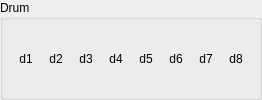
     <widget class="QGroupBox" name="drum">
      <property name="title">
       <string>Drum</string>
      </property>
      <layout class="QHBoxLayout" name="horizontalLayout_6">
       <item>
        <widget class="ModQPushButton" name="drum_1">
         <property name="sizePolicy">
          <sizepolicy hsizetype="Minimum" vsizetype="Minimum">
           <horstretch>0</horstretch>
           <verstretch>0</verstretch>
          </sizepolicy>
         </property>
         <property name="styleSheet">
          <string notr="true">QPushButton{
	border:none;
	background-color: rgba(255,0,0,.3);
	margin:5px;
}
QPushButton:hover{
	
	background-color: rgba(255,0,0,.5);
}
QPushButton:checked{
	
	background-color: rgba(255,0,0,.6);
}
</string>
         </property>
         <property name="text">
          <string>d1</string>
         </property>
         <property name="checkable">
          <bool>true</bool>
         </property>
        </widget>
       </item>
       <item>
        <widget class="ModQPushButton" name="drum_2">
         <property name="sizePolicy">
          <sizepolicy hsizetype="Minimum" vsizetype="Minimum">
           <horstretch>0</horstretch>
           <verstretch>0</verstretch>
          </sizepolicy>
         </property>
         <property name="styleSheet">
          <string notr="true">QPushButton{
	border:none;
	background-color: rgba(255,0,0,.3);
	margin:5px;
}
QPushButton:hover{
	
	background-color: rgba(255,0,0,.5);
}
QPushButton:checked{
	
	background-color: rgba(255,0,0,.6);
}
</string>
         </property>
         <property name="text">
          <string>d2</string>
         </property>
         <property name="checkable">
          <bool>true</bool>
         </property>
        </widget>
       </item>
       <item>
        <widget class="ModQPushButton" name="drum_3">
         <property name="sizePolicy">
          <sizepolicy hsizetype="Minimum" vsizetype="Minimum">
           <horstretch>0</horstretch>
           <verstretch>0</verstretch>
          </sizepolicy>
         </property>
         <property name="styleSheet">
          <string notr="true">QPushButton{
	border:none;
	background-color: rgba(255,0,0,.3);
	margin:5px;
}
QPushButton:hover{
	
	background-color: rgba(255,0,0,.5);
}
QPushButton:checked{
	
	background-color: rgba(255,0,0,.6);
}
</string>
         </property>
         <property name="text">
          <string>d3</string>
         </property>
         <property name="checkable">
          <bool>true</bool>
         </property>
        </widget>
       </item>
       <item>
        <widget class="ModQPushButton" name="drum_4">
         <property name="sizePolicy">
          <sizepolicy hsizetype="Minimum" vsizetype="Minimum">
           <horstretch>0</horstretch>
           <verstretch>0</verstretch>
          </sizepolicy>
         </property>
         <property name="styleSheet">
          <string notr="true">QPushButton{
	border:none;
	background-color: rgba(255,0,0,.3);
	margin:5px;
}
QPushButton:hover{
	
	background-color: rgba(255,0,0,.5);
}
QPushButton:checked{
	
	background-color: rgba(255,0,0,.6);
}
</string>
         </property>
         <property name="text">
          <string>d4</string>
         </property>
         <property name="checkable">
          <bool>true</bool>
         </property>
        </widget>
       </item>
       <item>
        <widget class="ModQPushButton" name="drum_7">
         <property name="sizePolicy">
          <sizepolicy hsizetype="Minimum" vsizetype="Minimum">
           <horstretch>0</horstretch>
           <verstretch>0</verstretch>
          </sizepolicy>
         </property>
         <property name="styleSheet">
          <string notr="true">QPushButton{
	border:none;
	background-color: rgba(255,0,0,.3);
	margin:5px;
}
QPushButton:hover{
	
	background-color: rgba(255,0,0,.5);
}
QPushButton:checked{
	
	background-color: rgba(255,0,0,.6);
}
</string>
         </property>
         <property name="text">
          <string>d5</string>
         </property>
         <property name="checkable">
          <bool>true</bool>
         </property>
        </widget>
       </item>
       <item>
        <widget class="ModQPushButton" name="drum_5">
         <property name="sizePolicy">
          <sizepolicy hsizetype="Minimum" vsizetype="Minimum">
           <horstretch>0</horstretch>
           <verstretch>0</verstretch>
          </sizepolicy>
         </property>
         <property name="styleSheet">
          <string notr="true">QPushButton{
	border:none;
	background-color: rgba(255,0,0,.3);
	margin:5px;
}
QPushButton:hover{
	
	background-color: rgba(255,0,0,.5);
}
QPushButton:checked{
	
	background-color: rgba(255,0,0,.6);
}
</string>
         </property>
         <property name="text">
          <string>d6</string>
         </property>
         <property name="checkable">
          <bool>true</bool>
         </property>
        </widget>
       </item>
       <item>
        <widget class="ModQPushButton" name="drum_6">
         <property name="sizePolicy">
          <sizepolicy hsizetype="Minimum" vsizetype="Minimum">
           <horstretch>0</horstretch>
           <verstretch>0</verstretch>
          </sizepolicy>
         </property>
         <property name="styleSheet">
          <string notr="true">QPushButton{
	border:none;
	background-color: rgba(255,0,0,.3);
	margin:5px;
}
QPushButton:hover{
	
	background-color: rgba(255,0,0,.5);
}
QPushButton:checked{
	
	background-color: rgba(255,0,0,.6);
}
</string>
         </property>
         <property name="text">
          <string>d7</string>
         </property>
         <property name="checkable">
          <bool>true</bool>
         </property>
        </widget>
       </item>
       <item>
        <widget class="ModQPushButton" name="drum_8">
         <property name="sizePolicy">
          <sizepolicy hsizetype="Minimum" vsizetype="Minimum">
           <horstretch>0</horstretch>
           <verstretch>0</verstretch>
          </sizepolicy>
         </property>
         <property name="styleSheet">
          <string notr="true">QPushButton{
	border:none;
	background-color: rgba(255,0,0,.3);
	margin:5px;
}
QPushButton:hover{
	
	background-color: rgba(255,0,0,.5);
}
QPushButton:checked{
	
	background-color: rgba(255,0,0,.6);
}
</string>
         </property>
         <property name="text">
          <string>d8</string>
         </property>
         <property name="checkable">
          <bool>true</bool>
         </property>
        </widget>
       </item>
      </layout>
     </widget>
